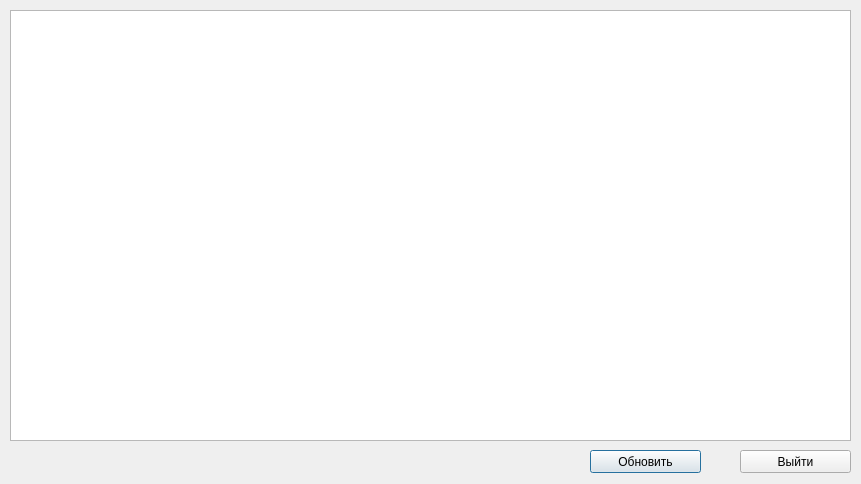
<?xml version="1.0" encoding="UTF-8"?>
<ui version="4.0">
 <class>openTbl</class>
 <widget class="QDialog" name="openTbl">
  <property name="geometry">
   <rect>
    <x>0</x>
    <y>0</y>
    <width>861</width>
    <height>484</height>
   </rect>
  </property>
  <property name="windowTitle">
   <string>Dialog</string>
  </property>
  <widget class="QTableWidget" name="tblData">
   <property name="geometry">
    <rect>
     <x>10</x>
     <y>10</y>
     <width>841</width>
     <height>431</height>
    </rect>
   </property>
  </widget>
  <widget class="QPushButton" name="btnUpdTbl">
   <property name="geometry">
    <rect>
     <x>590</x>
     <y>450</y>
     <width>111</width>
     <height>23</height>
    </rect>
   </property>
   <property name="text">
    <string>Обновить</string>
   </property>
  </widget>
  <widget class="QPushButton" name="btnExit">
   <property name="geometry">
    <rect>
     <x>740</x>
     <y>450</y>
     <width>111</width>
     <height>23</height>
    </rect>
   </property>
   <property name="text">
    <string>Выйти</string>
   </property>
  </widget>
 </widget>
 <resources/>
 <connections/>
</ui>
